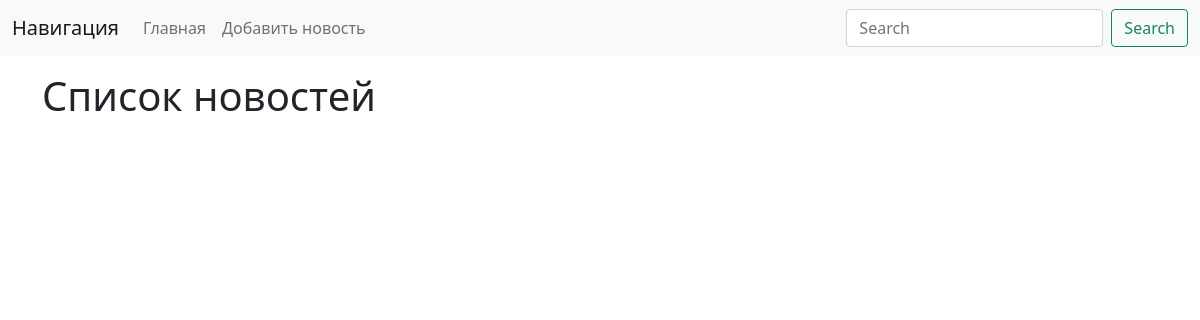
Before: / with the older database file.
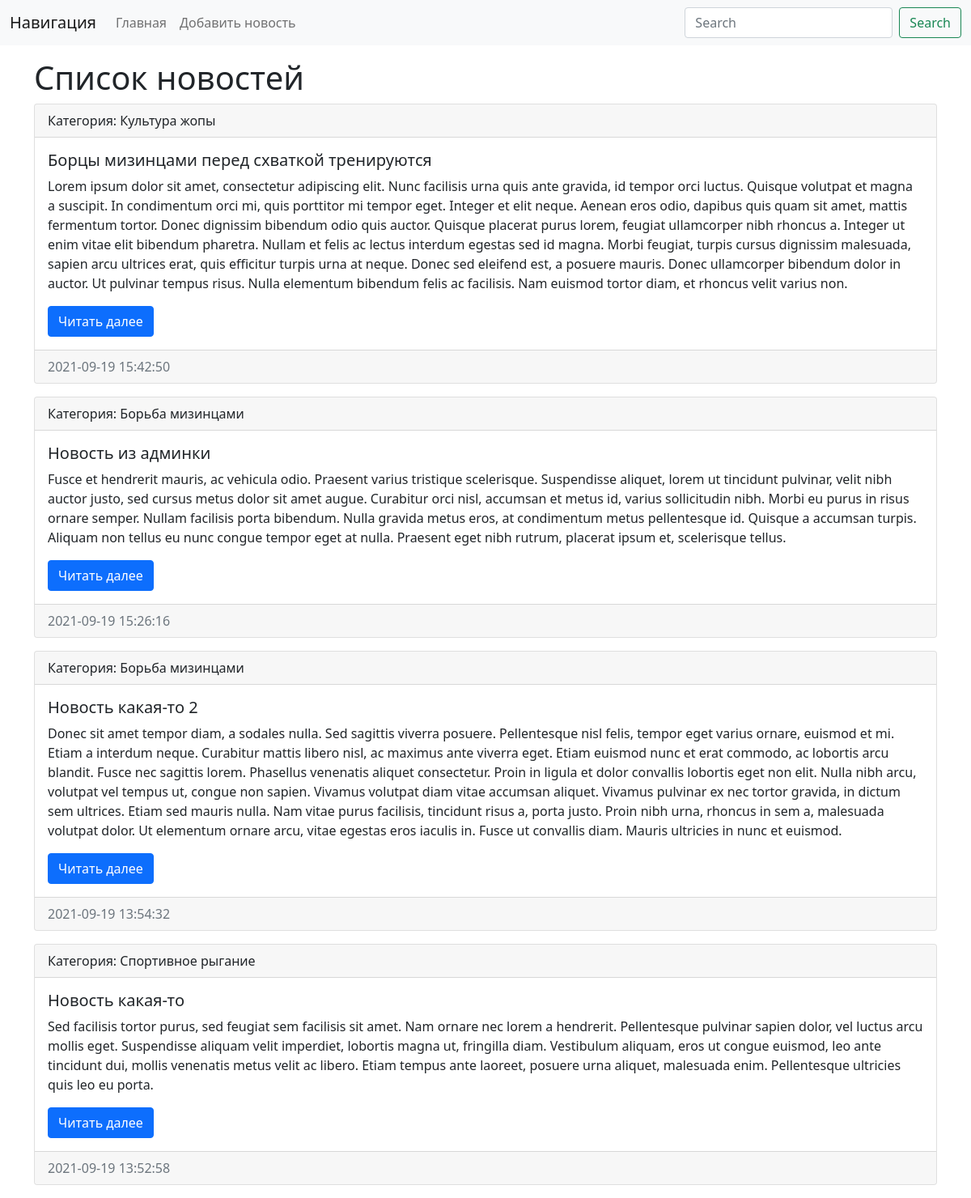
After: the same page with the newer database file.
### news/models.py (models this page shows, shortened)
class News(models.Model):
    title = models.CharField(max_length=255, verbose_name='Наименование')
    content = models.TextField(blank=True, verbose_name='Контент')
    created_at = models.DateTimeField(auto_now_add=True, verbose_name='Создано')
    updated_at = models.DateTimeField(auto_now=True, verbose_name='Обновлено')
    photo = models.ImageField(upload_to='images/%Y/%m/%d', blank=True, verbose_name='Фото')
    is_published = models.BooleanField(default=False, verbose_name='Видимость')
    category = models.ForeignKey('Category', on_delete=models.PROTECT, null=True, verbose_name='Категория')
    class Meta:
        verbose_name = 'Новость'
        verbose_name_plural = 'Новости'
        ordering = ['-created_at']

class Category(models.Model):
    title = models.CharField(max_length=255, db_index=True, verbose_name='Наименование')
    def __str__(self):
        return self.title
    class Meta:
        verbose_name = 'Категорий'
        verbose_name_plural = 'Категории'
        ordering = ['title']

### news/views.py (the view)
# urls.py: path('', index)]
def index(request):
    news = News.objects.order_by('-created_at')
    context = {
        'news': news,
        'title': 'Список новостей'
    }
    return render(request, 'news/index.html', context)

### news/templates/news/index.html (shortened to what this page needs)
<!doctype html>
<html lang="en">
<head>
    <link href="https://cdn.jsdelivr.net/npm/bootstrap@5.1.1/dist/css/bootstrap.min.css" rel="stylesheet"
>
</head>
<body>
<nav class="navbar navbar-expand-lg navbar-light bg-light">
    <div class="container-fluid">
        <a class="navbar-brand" href="#">Навигация</a>
        <div class="collapse navbar-collapse" id="navbarSupportedContent">
            <ul class="navbar-nav me-auto mb-2 mb-lg-0">
                <li class="nav-item"><a class="nav-link" href="/">Главная</a></li>
                <li class="nav-item"><a class="nav-link" href="/">Добавить новость</a></li>
            </ul>
            <form class="d-flex">
                <input class="form-control me-2" type="search" placeholder="Search" aria-label="Search">
                <button class="btn btn-outline-success" type="submit">Search</button>
            </form>
        </div>
    </div>
</nav>
<div class="container mt-3">
    <h1>{{ title }}</h1>
    <div class="row">
        <div class="col-md-12">
            {% for item in news %}
            <div class="card mb-3">
                <div class="card-header">
                    Категория: {{ item.category }}
                </div>
                <div class="card-body">
                    <h5 class="card-title">{{ item.title }}</h5>
                    <p class="card-text">{{ item.content }}</p>
                    <a href="#" class="btn btn-primary">Читать далее</a>
                </div>
                <div class="card-footer text-muted">
                    {{ item.created_at|date:"Y-m-d H:i:s" }}
                </div>
            </div>
            {% endfor %}
        </div>
    </div>
</div>
</body>
</html>

Changed rows visible on the page:
added News: category "Культура жопы", title "Борцы мизинцами перед схваткой тренируются", content "Lorem ipsum dolor sit amet, consectetur adipiscing elit. Nunc facilisis urna quis ante gravida, id tempor orci luctus. Quisque volutpat et magna a suscipit. In condimentum orci mi, quis porttitor mi tempor eget. Integer et elit neque. Aenean eros odio, dapibus quis quam sit amet, mattis fermentum tortor. Donec dignissim bibendum odio quis auctor. Quisque placerat purus lorem, feugiat ullamcorper nibh rhoncus a. Integer ut enim vitae elit bibendum pharetra. Nullam et felis ac lectus interdum egestas sed id magna. Morbi feugiat, turpis cursus dignissim malesuada, sapien arcu ultrices erat, quis efficitur turpis urna at neque. Donec sed eleifend est, a posuere mauris. Donec ullamcorper…", created_at "2021-09-19 15:42:50"
added News: category "Борьба мизинцами", title "Новость из админки", content "Fusce et hendrerit mauris, ac vehicula odio. Praesent varius tristique scelerisque. Suspendisse aliquet, lorem ut tincidunt pulvinar, velit nibh auctor justo, sed cursus metus dolor sit amet augue. Curabitur orci nisl, accumsan et metus id, varius sollicitudin nibh. Morbi eu purus in risus ornare semper. Nullam facilisis porta bibendum. Nulla gravida metus eros, at condimentum metus pellentesque id. Quisque a accumsan turpis. Aliquam non tellus eu nunc congue tempor eget at nulla. Praesent eget nibh rutrum, placerat ipsum et, scelerisque tellus.", created_at "2021-09-19 15:26:16"
added News: category "Борьба мизинцами", title "Новость какая-то 2", content "Donec sit amet tempor diam, a sodales nulla. Sed sagittis viverra posuere. Pellentesque nisl felis, tempor eget varius ornare, euismod et mi. Etiam a interdum neque. Curabitur mattis libero nisl, ac maximus ante viverra eget. Etiam euismod nunc et erat commodo, ac lobortis arcu blandit. Fusce nec sagittis lorem. Phasellus venenatis aliquet consectetur. Proin in ligula et dolor convallis lobortis eget non elit. Nulla nibh arcu, volutpat vel tempus ut, congue non sapien. Vivamus volutpat diam vitae accumsan aliquet. Vivamus pulvinar ex nec tortor gravida, in dictum sem ultrices. Etiam sed mauris nulla. Nam vitae purus facilisis, tincidunt risus a, porta justo. Proin nibh urna, rhoncus in sem…", created_at "2021-09-19 13:54:32"
added News: category "Спортивное рыгание", title "Новость какая-то", content "Sed facilisis tortor purus, sed feugiat sem facilisis sit amet. Nam ornare nec lorem a hendrerit. Pellentesque pulvinar sapien dolor, vel luctus arcu mollis eget. Suspendisse aliquam velit imperdiet, lobortis magna ut, fringilla diam. Vestibulum aliquam, eros ut congue euismod, leo ante tincidunt dui, mollis venenatis metus velit ac libero. Etiam tempus ante laoreet, posuere urna aliquet, malesuada enim. Pellentesque ultricies quis leo eu porta.", created_at "2021-09-19 13:52:58"
